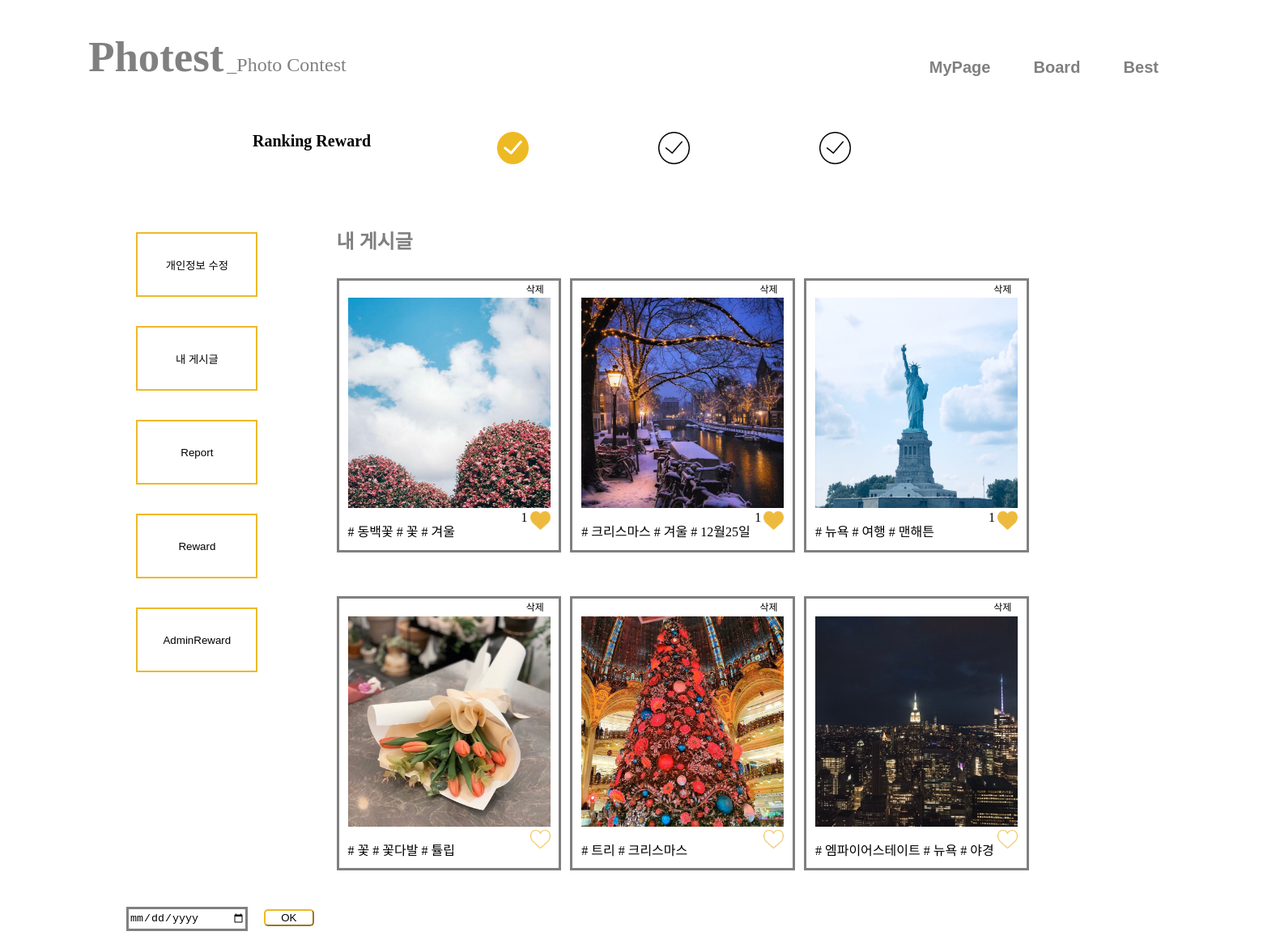
Screenshot of /accounts/mypage/ (signed in) with the database file from the repository.
### photo/models.py (models this page shows, shortened)
class Photo(models.Model):
    author = models.ForeignKey(User, on_delete=models.CASCADE, related_name='user')
    image = models.ImageField(upload_to= 'timeline_photo/%Y/%m/%d')
    created = models.DateTimeField(auto_now_add=True)
    updated = models.DateTimeField(auto_now=True)
    hashtag = jsonfield.JSONField(blank = True, null = True)
    like = models.ManyToManyField(User, related_name='like_post', blank=True)
    likecnt = models.IntegerField(default=0)
    class Meta: # ordering 정렬
        ordering = ['-created']

### accounts/views.py (the view, shortened to what this page needs)
# urls.py: path('mypage/', views.mypage, name='mypage'),
def mypage(request):
    global Photo
    if not request.user.is_authenticated:
        print("user is not authenticated")
        return redirect('/')
    allphotos = Photo.objects.all().order_by('-like')
    photos = []
    for p in allphotos:
        if request.user == p.author :
            photos.append(p)
    return render(request, 'accounts/mypage.html', {'photos' : photos})

### accounts/templates/accounts/mypage.html (shortened to what this page needs)
{% load static %}
<html>
<head>
    <link rel="stylesheet" href="{% static 'css/mypage.css' %}">
</head>
<body style="overflow-x:hidden">
    <div class="title">
        <font id="short-title"><a href="/" class="title-text"> Photest</a></font>
        <font id="long-title">_Photo Contest </font>
    </div>
    <div id="category">
        {% if user.is_authenticated %}
        <button id="mypage_btn" class="button"><a href="{% url 'accounts:mypage' %}">MyPage</a></button>
        <button id="board_btn" class="button"><a href="http://127.0.0.1:8000/photo_list/">Board </a></button>
        <button id="best_btn" class="button"><a href="http://127.0.0.1:8000/best/"> Best </a></button>
        {% else %}
        <button id="best_btn" class="button"><a href="http://127.0.0.1:8000/best/"> Best </a></button>
        {% endif %}
    </div><br><br><br><br>
    <div class="ranking-reward">
        <font><b> Ranking Reward </b></font>
        <div class="ranking-reward-check">
            {% if user.profile.rewardCnt == 1 %}
            <img src="{% static 'image/reward_check.png' %}" />
            <img src="{% static 'image/reward.png' %}" />
            <img src="{% static 'image/reward.png' %}" />
            {% elif user.profile.rewardCnt == 2 %}
            <img src="{% static 'image/reward_check.png' %}" />
            <img src="{% static 'image/reward_check.png' %}" />
            <img src="{% static 'image/reward.png' %}" />
            {% elif user.profile.rewardCnt == 3 %}
            <img src="{% static 'image/reward_check.png' %}" />
            <img src="{% static 'image/reward_check.png' %}" />
            <img src="{% static 'image/reward_check.png' %}" />
            {% else %}
            <img src="{% static 'image/reward.png' %}" />
            <img src="{% static 'image/reward.png' %}" />
            <img src="{% static 'image/reward.png' %}" />
            {% endif %}
        </div>
    </div>
    <div class="buttons">
        <button id="myinfo" type="button"> 개인정보 수정 </button><br><br><br>
        <button id="myphoto" type="button"> 내 게시글 </button><br><br><br>
        <button id="report" type="button"> Report </button><br><br><br>
        <button id="reward" type="button"> Reward </button><br><br><br>
        {% if user.username == "hyex" %}
        <button id="adminReward" type="button"> AdminReward </button><br><br><br>
        {% endif %}
    </div><br><br>
    <div id="div2">
        <h2> 내 게시글 </h2>
        {% for object in photos %}
        <div id="frame">
            <form method="GET" action="{% url 'photo:delete' object.id %}">
                <button id="delete"> 삭제 </button>
            </form>
            <div id="photos">
                <img src=" {{ object.image.url }}" class="card-img-top" width=250px height=260px />
            </div>
            <li class="list-group-item">
                {%if user in object.like.all %}
                <a href="{% url 'photo:like' object.id %}">
                    <img src="{% static 'image/shaded_heart.png' %}" class="btn-like.active" width=25px height=25px align="right"></img></a>
                {% else %}
                <a href="{% url 'photo:like' object.id %}">
                    <img src="{% static 'image/heart.png' %}" class="btn-like" width=25px height=25px align="right"></img></a>
                {%endif%}
                {% if object.like.all.count %}
                <span class="float-right">
                    {{object.like.all.count}}
                </span>
                {%endif%}
            </li>
            <div class="card-body">
                <p class="card-text" align="left">
                    {% if object.hashtag.tag.0 %}
                    # {{ object.hashtag.tag.0 }}
                    {% endif %}
                    {% if object.hashtag.tag.1 %}
                    # {{object.hashtag.tag.1}}
                    {% endif %}
                    {% if object.hashtag.tag.2 %}
                    # {{object.hashtag.tag.2}}
                    {% endif %}
                </p>
            </div>
        </div>
        {% endfor %}
    </div>
    {% if user.username == "hyex" %}
    <div id="div5">
        <form id="rewardCnt" method="get" action="{% url 'accounts:reward' %}">
            <input type="date" name="user_date" style="border: 3px solid gray; width:150px; height:30px;">
            <input type="submit" value="OK" id="ok_confirm" />
        </form>
        {% endif %}
    </div>
</body>
</html>

### photo/static/css/mypage.css (style rules this page uses)
html { scroll-behavior: smooth; }
body { margin: 0; padding: 0; }
li { list-style:none; }
a { text-decoration: none; color: gray; }
.title { position : relative; left : 7%; top : 5%; }
#short-title { font-size : 330%; color : gray; font-weight : bold; }
#long-title { font-size : 150%; color : gray; }
#category { position : relative; top : 1%; left : 71%; }
#mypage_btn { position : relative; top : 3%; left : 2%; font-size : 20px; font-weight : bold; border-radius : 5px; }
#board_btn { position : relative; top : 3%; left : 4%; font-size : 20px; font-weight : bold; border-radius : 5px; }
#frame { position : relative; padding: 0% 1% 3% 1%; width : 250px; top : 10px; height : 300px; border : 3px solid gray; float : left; margin-left : 0%; margin-right : 1%; margin-bottom: 5%; }
#photos { width : 250px; height : 260px; position : relative; margin-top:-5%; margin-bottom : 3px; }
.float-right { float:right; }
#best_btn { position : relative; top : 3%; left : 6%; font-size : 20px; font-weight : bold; border-radius : 5px; }
.button { background-color: white; color: #777777; border: 3px solid #ffffff; }
.ranking-reward font { position : relative; left : 20%; top : 25%; font-weight: lighter; font-size: 15pt; float : left; }
.ranking-reward-check img { position : relative; top : 5%; left : 30%; width: 2.5%; height: 5%; padding-right:10%; }
.buttons { position : relative; width : 16%; height : 100%; left : 10%; float : left; margin-right : 10px; }
.buttons button { position : relative; top : 10%; left : 5%; border-color: #edb928; background-color: white; border-style : double; width : 60%; height : 10%; }
#div2 { position : relative; float : left; left : 10%; width : 70%; }
#div2 h2 { color : gray; }
#div5 { position : relative; float : left; left : 10%; width : 50%; }
#delete { position : relative; top:25%; left:85%; font-size: 12; width : 15%; height : 6%; border-color :white; background-color: white; border-width: 0px; }
#ok_confirm { position : relative; left : 2%; width : 8%; border-radius : 5px; border-color :#edb928; background-color: white; }

### accounts/templates/accounts/mypage.html (style rules this page uses)
.btn-like { position: relative; display: inline-block; width: 25px; height: 25px; background: url("/static/images/heart.png"); text-indent: -9999px; overflow: hidden; border: none; }

### rows the page displays
Photo: image (picture), like.all.count "1", hashtag.tag.0 "동백꽃", hashtag.tag.1 "꽃", hashtag.tag.2 "겨울"
Photo: image (picture), like.all.count "1", hashtag.tag.0 "크리스마스", hashtag.tag.1 "겨울", hashtag.tag.2 "12월25일"
Photo: image (picture), like.all.count "1", hashtag.tag.0 "뉴욕", hashtag.tag.1 "여행", hashtag.tag.2 "맨해튼"
Photo: image (picture), hashtag.tag.0 "꽃", hashtag.tag.1 "꽃다발", hashtag.tag.2 "튤립"
Photo: image (picture), hashtag.tag.0 "트리", hashtag.tag.1 "크리스마스"
Photo: image (picture), hashtag.tag.0 "엠파이어스테이트", hashtag.tag.1 "뉴욕", hashtag.tag.2 "야경"
